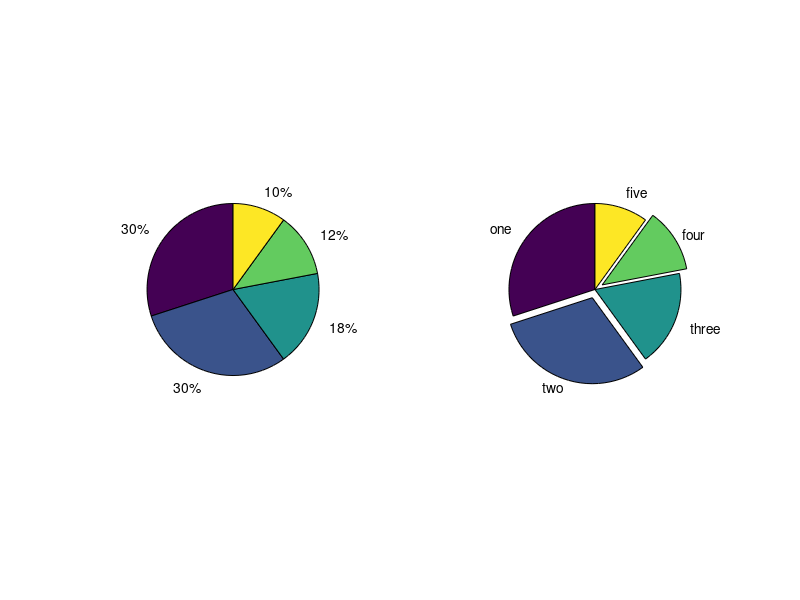
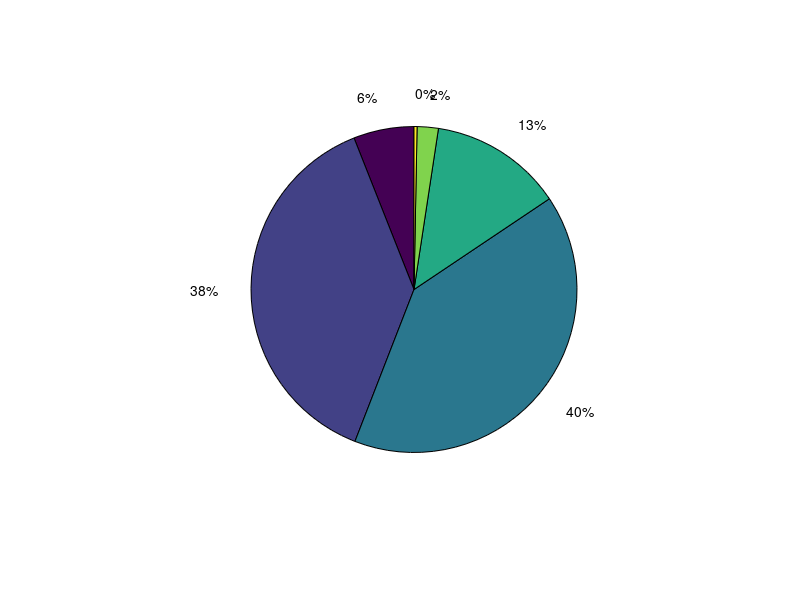

The MATLAB script that drew these images, in order:
%%
% 
% 
%  SECTION: Visualizing data
%    Pie charts
% 

%

%%

% a clear MATLAB workspace is a clear mental workspace
close all; clear; clc
pkg load statistics % load Octave stats package

%% create data for the plot

nbins = 5;
totalN = 100;

rawdata = ceil(logspace(log10(1/2),log10(nbins-.01),totalN));

% prepare data for pie chart
uniquenums = unique(rawdata);
data4pie = zeros(length(uniquenums),1);

for i=1:length(uniquenums)
    data4pie(i) = sum(rawdata==uniquenums(i));
end

%% show the pie chart

figure(1), clf

subplot(121)
pie(data4pie)

subplot(122)
pie(data4pie',[0 30 0 1 0],{'one','two','three','four','five'})

%% for continuous data

% generate log-normal distribution
data = exp( randn(1000,1)/10 );


figure(2), clf

% generate bins using histogram
histbins = hist(data,6);

% and show that as a pie chart
pie(histbins)

%% done.
